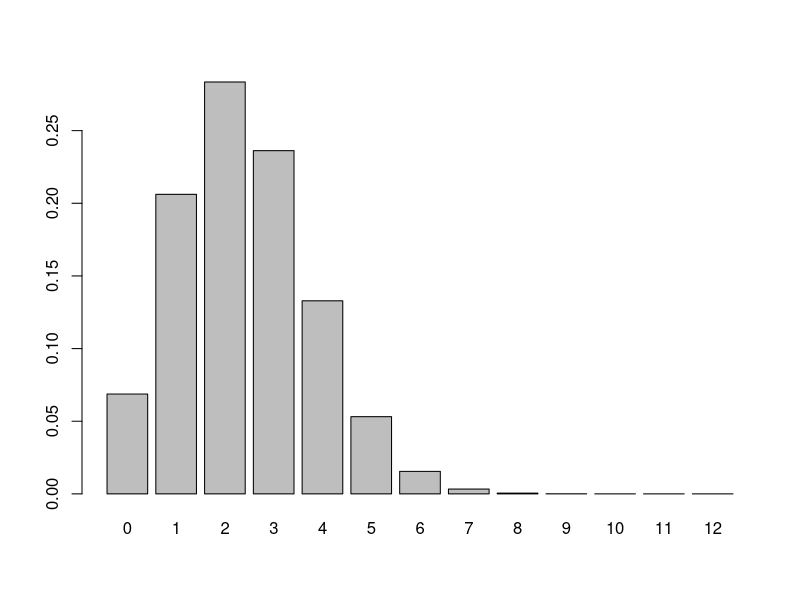
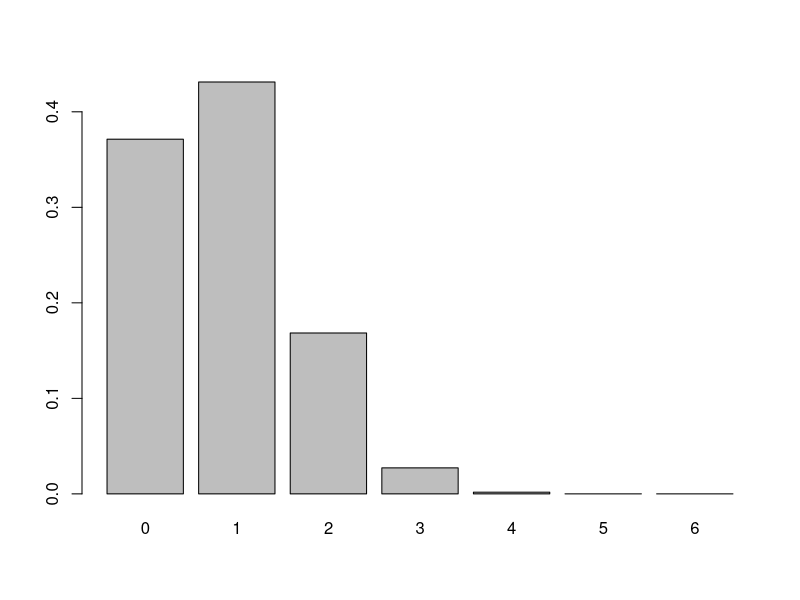
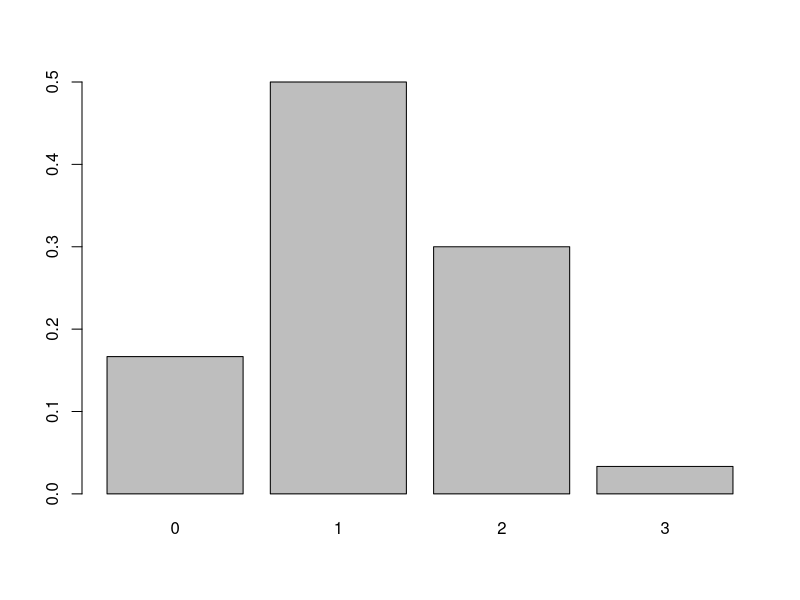
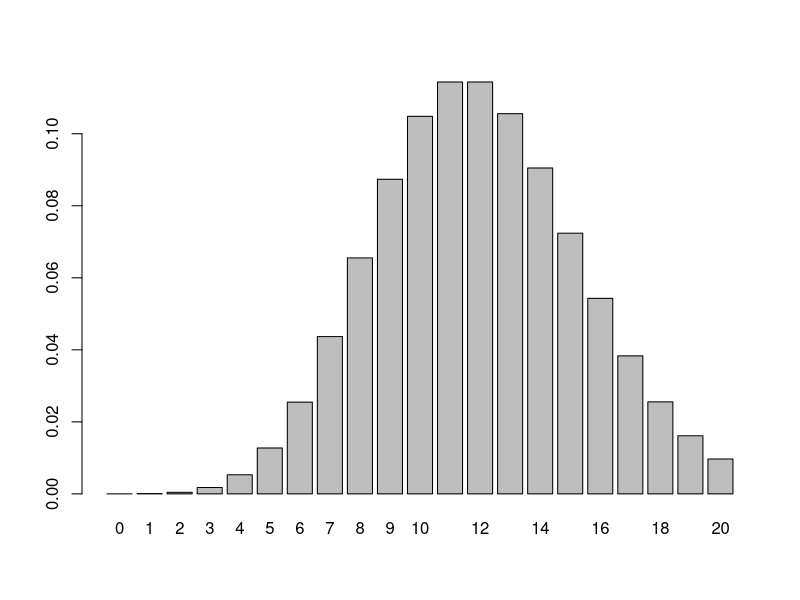
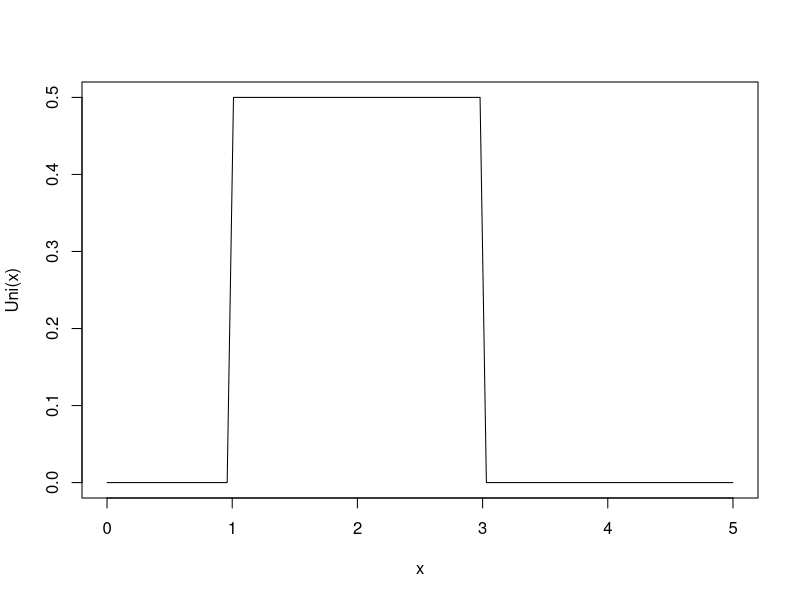
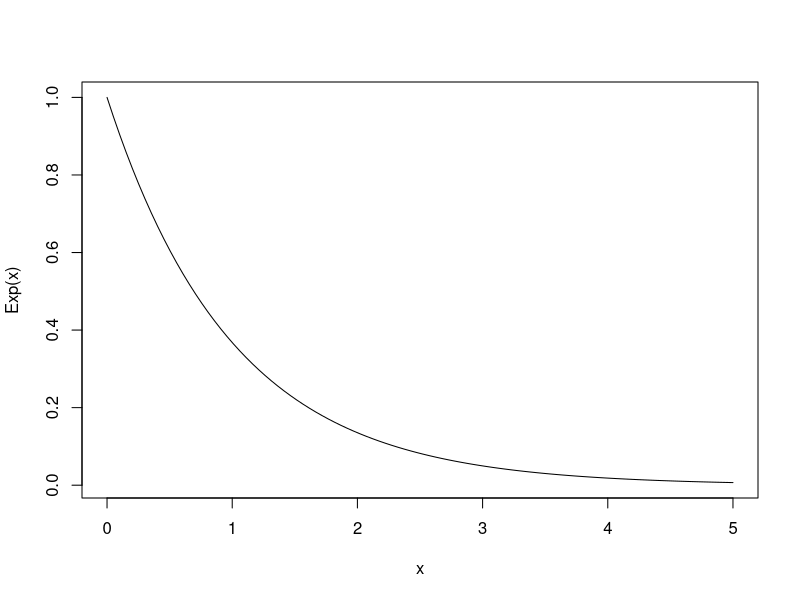
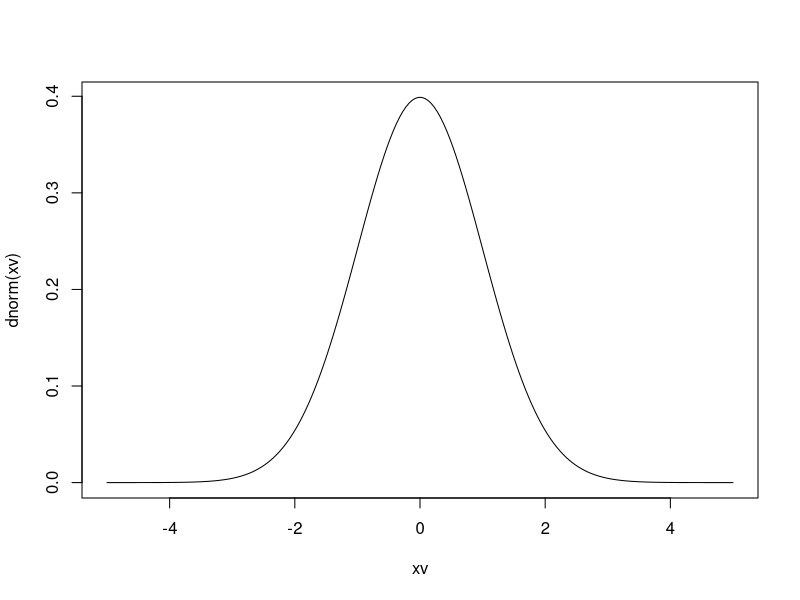
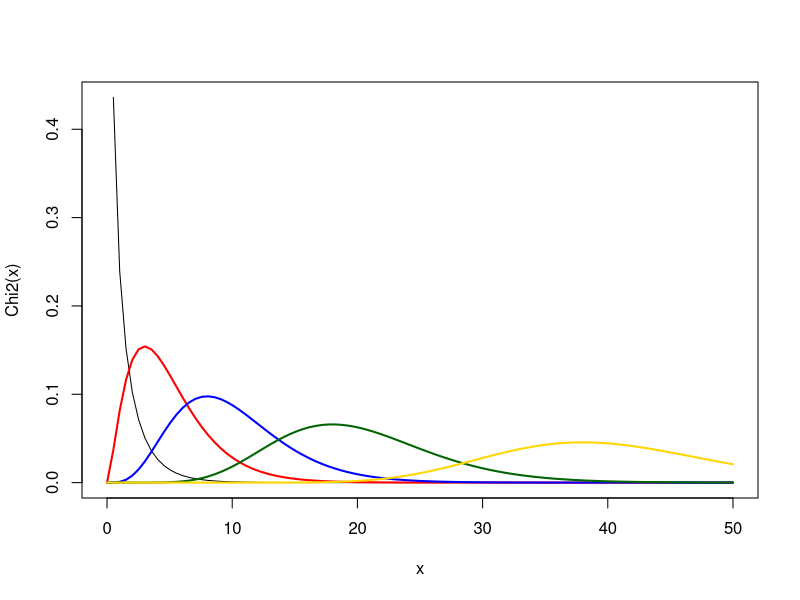

Generate these figures, in order, with R:

# Binominalverteilung
# -------------------------------------------------------------------------------------------
# Wahrscheinlichkeit bleibt immer gleich

yprob <- dbinom(0:12, size=length(0:12)-1, prob = 1/5)
names(yprob)  <- 0:12
barplot(yprob)


# Hypergeometrische Verteilung
# -------------------------------------------------------------------------------------------
# Wahrscheinlichkeit verändert sich 
# (Befragte Person wird nicht mehr befragt, M&M's wird gegessen, Lotto)
# Problem: Beim Schweizer Zahlenlotto sind 6 Zahlen aus 42 zu ziehen.
# Wir bezeichnen mit x die Anzahl der richtig angekreutzten Zahlen.
# Bestimmen Sie die Wahrscheinlichkeitsverteilung und stellen Sie diese
# grafisch dar

# Achtung: 0:6 (entspricht 7, da man auch 0 Fragen richtig haben kann)
yprob <-dhyper(0:6, m=6, n=36, k=6) 
names(yprob) <- 0:6
barplot(yprob)

# Achtung lower.tail = T -> P[X <= x] ! 
# phyper(5, m=6, n=36, k=6, lower.tail = FALSE) 


# Fall aus den Folien (Beispiel 18: Rechnen mit Wahrscheinlichkeiten (Urnenmodell ohne Z.))
yprob <- dhyper(0:3, m=4, n=6, k=3)
names(yprob) <- 0:3
barplot(yprob)

# Poissionverteilung
# Näherungsmodell für Wahrscheinlichkeiten pro Zeit (Grenzfall des Binomialmodells)
# -------------------------------------------------------------------------------------------

# Man will unendlich fein unterteilen damit man noch auf ein Ja/Nein-Modell kommt (Bernouille-Prozess)

# Problem: Eine Brücke wird durchschnittlich von 12 Autos pro Minute
# passiert. Wie gross ist die Wahrscheinlichkeit, dass sich in einer
# Minute mehr als 17 Autos auf der Brücke befinden?

# Eine Achse ist die Zeit und diese ist beliebig fein unterteilbar
ppois(16, lambda = 12) # lower tail (Wahrscheinlichkeit für 16 Autos und weniger)

# die Wahrscheinlichkeit das mehr als 16 Autos
1-ppois(16, lambda = 12)

# oder auch 
ppois(16, lambda = 12, lower.tail = FALSE)

# Aufgabe wir wissen es kommen im Schnitt pro Minute 12
# wir wollen sehen wie gross die Wahrscheinlichkeit für 20 Autos
yprob <- dpois(0:20, lambda = 12)
names(yprob) <- 0:20
barplot(yprob)

# Wieso sind beide Balken gleich hoch (11, 12)
dpois(12, 12)
dpois(11, 12)

# -> nobody knows

# Stetige Modelle
# -------------------------------------------------------------------------------------------

# Wir wechseln von Säulenhöhe zu Fläche und somit Dichte

# Beispiel 21: Funktionsdauer von Taschenrechnern
# Die Funktionsdauer x ist normalverteilt mit Erwartungswert m = 120 h und
# theoretischer Varianz s2 = 100.
# Wie wahrscheinlich ist es, dass die Funktionsdauer

# a) höchstens 135 h
# von bis in R heisst mit p beginnen (d = dichte)
pnorm(135, mean = 120, sd = 10)

# b) mehr als 135 h
pnorm(135, mean = 120, sd = 10, lower.tail = FALSE)

# stetige Gleichverteilung
# Alle Wahrscheinlichkeiten sind gleich Wahrscheinlich
# (Warten auf den Bus, Zufallszahlen -> horizontale Linie)

xv <- seq(0, 5,length=100)
plot(xv, dunif(xv, min = 1, max = 3), type = "l", ylab = "Uni(x)", xlab = "x")

# für Fläche p
punif(2.5, 1, 3)

?punif

# r für Random, d für density, q für quantile
runif(10, min = 1, max = 3)

# Wieviel Zeit vergeht bis?
# Exponentialverteilung (das Pendant zur Poissonverteilung)
# (Anzahl Pizzas pro Zeit wäre Poission, Zeit bis Pizza ist Exponential)
# (Lebensdauer von Bauteilen ohne Altererscheinung, Lebensdauer von Atomen,
# Anzahl Zeit zwischen Versicherungsfällen)

#  Ereignis tritt einmal pro Minute auf
xv <- seq(0,5,length=100)
plot(xv, dexp(xv, rate=1), type = "l", ylab = "Exp(x)",
     xlab = "x")

# dexp(0, rate = 1)
# [1] 1

# Problem: Die durchschnittliche Abfertigungszeit an der Kasse eines
# Supermarktes betrage 3 Minuten. Mit welcher Wahrscheinlichkeit wird
# ein Kunde in weniger als 2 Minuten bedient?

# Zeit die vergeht bis -> Exontentialverteilung
dexp(2, rate = 1/3)


# Wie lange müssten wir warten, bis die Wahrscheinlichkeit 50 % ist
# Wert auf x-Achse suchen ist immer q..
qexp(.5, rate = 1/3)


# Normalverteilung
# Alle Dinge die aus vielen Dingen zustande kommen sind Normalverteilt
# Bei allen Verteilungen kann ich mit einer hohen Anzahl Wiederholungen
# auf eine Normalverteilung kommen (Ausnahme Gleichverteilung)
# (Normalverteilung heisst auch immer Zufall)
xv <- seq(-5,5, length = 200)
plot(xv, dnorm(xv), type = "l")

# Problem: Die Ergebnisse eines Abschlusstestes folgen einer
# Normalverteilung mit µ = 72 und σ = 15.2. Welcher Anteil der
# Studierenden erreicht mindestens 84 Punkte?

pnorm(84, mean = 72, sd = 15.2, lower.tail = FALSE)

# Faustregel +/- 1 sd 
pnorm(1) - pnorm(-1)

# Faustregel für minus 2 sd und plus 2 sd
pnorm(2) - pnorm(-2)

# Faustregel für minus 3 sd und plus 3 sd
pnorm(3) - pnorm(-3)

# Chi-Quadrat-Verteilung
# Fuer die Auswertung von Kontingenztabellen
# (Normalverteilung ohne negative Seite, da die Abweichungen quadriert wurden)

xv <- seq(0,50,length=100)
degf <- c(5, 10, 20,40)
colors <- c("red", "blue", "darkgreen", "gold")

plot(xv, dchisq(xv, df=1), type = "l", ylab = "Chi2(x)", xlab = "x")
# Degree of freedom (df)
for (i in 1:4){lines(xv, dchisq(xv,degf[i]), lwd=2, col=colors[i])}

# Problem: Bestimmen Sie das 95%-Perzentil der Chi-Verteilung mit
# Freiheitsgrad 7. 
qchisq(.95, df=7)

# Studentsche t-Verteilung
# Brauchen wir dann, wenn die Standardabweichung unbekannt ist und auch
# geschätzt werden muss

x <- seq(-4, 4, length=100)
hx <- dnorm(x)
degf <- sort(c(1, 3, 8, 30), decreasing = TRUE)
colors <- c("red", "blue", "darkgreen", "gold", "black")
labels <- c("df=1", "df=3", "df=8", "df=30", "normal")

plot(x, hx, type="l", lty=2, xlab="t-Verteilungen", ylab="Dichte")
for (i in 1:4){lines(x, dt(x,degf[i]), lwd=1, col=colors[i])}
legend("topright", inset=.05, title="Verteilungen",
       labels, lwd=1, lty=c(1, 1, 1, 1, 2), col=colors)

# Grösserer degree of freedom führt zu grösserer Unsicherheit
# (sd ist ja unklar und wird auch geschätzt)
# Bei t-Verteilung ist Freiheitsgrad die Stichprobengrösse -1

# Problem: Bestimmen Sie das 2.5%- und das 97.5%-Perzentil der
# Studentschen t-Verteilung mit Freiheitsgrad 5.

qt(c(.025, .975), df = 5)
# Interpretation Man muss weiter in die Breite gehen um auch 95% von der
# Bevölkerung abzudecken
